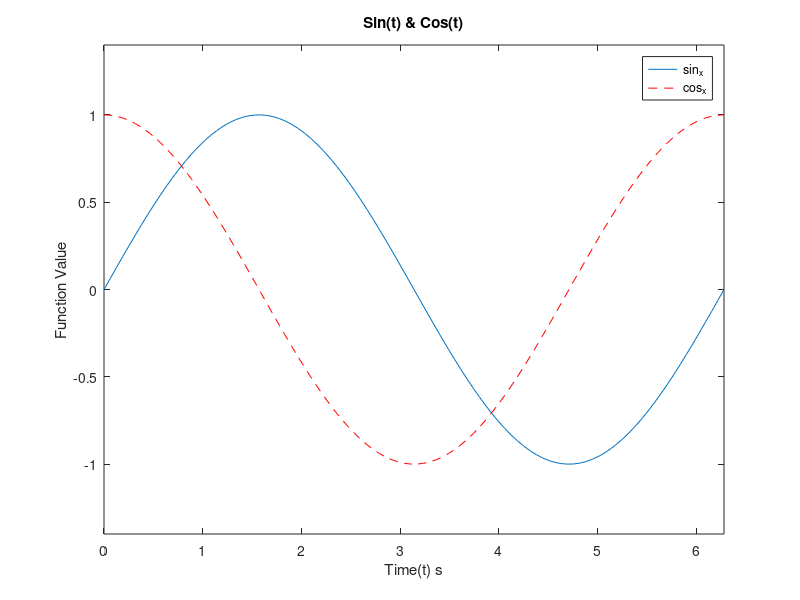

Source code (MATLAB):
clc
clear
%the first two ensure correct output!
t = linspace(0,2*pi)
figure
plot(t,sin(t))
hold on;
plot(t,cos(t),'r--')
xlabel('Time(t) s')
ylabel ('Function Value')
xlim([0,2*pi])
ylim([-1.4,1.4])
title('Sin(t) & Cos(t)')
hleg1 = legend('sin_x','cos_x');

